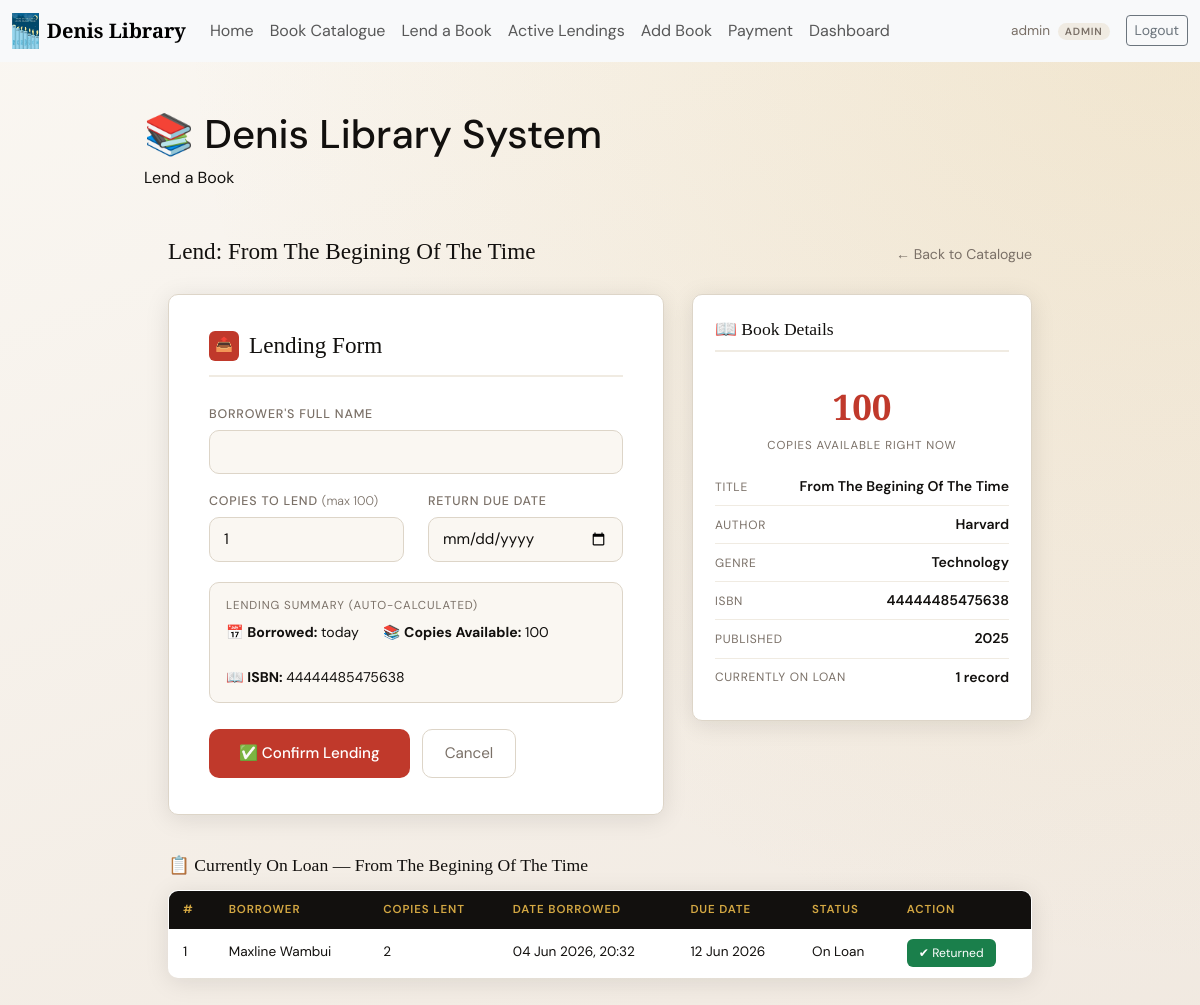
The page /lending/lend/7/ (signed in) on the database its author committed.
### accounts/models.py (models this page shows, shortened)
class CustomUser(AbstractUser):
    ROLE_CHOICES = [
        ('admin',     'Admin'),
        ('librarian', 'Librarian'),
        ('member',    'Member'),
    ]
    role = models.CharField(max_length=20, choices=ROLE_CHOICES, default='member')
    groups = models.ManyToManyField(
        'auth.Group',
        related_name='customuser_set',
        blank=True,
        help_text='The groups this user belongs to.',
        verbose_name='groups',
    )
    user_permissions = models.ManyToManyField(
        'auth.Permission',
        related_name='customuser_set',
        blank=True,
        help_text='Specific permissions for this user.',
        verbose_name='user permissions',
    )
    def is_admin(self):
        return self.role == 'admin'
    def is_librarian(self):
        return self.role == 'librarian'

### borrowed_books/models.py (models this page shows, shortened)
class Book(models.Model):
    GENRE_CHOICES = [
        ('fiction', 'Fiction'),
        ('non_fiction', 'Non-Fiction'),
        ('science', 'Science'),
        ('history', 'History'),
        ('biography', 'Biography'),
        ('technology', 'Technology'),
        ('arts', 'Arts & Literature'),
        ('other', 'Other'),
    ]
    title = models.CharField(max_length=255)
    author = models.CharField(max_length=255)
    isbn = models.CharField(max_length=20, unique=True)
    genre = models.CharField(max_length=50, choices=GENRE_CHOICES, default='other')
    published_year = models.PositiveIntegerField()
    copies_available = models.PositiveIntegerField(default=1)
    description = models.TextField(blank=True)
    date_added = models.DateTimeField(auto_now_add=True)
    class Meta:
        ordering = ['-date_added']

### returned_books/models.py (models this page shows, shortened)
class LendingRecord(models.Model):
    book = models.ForeignKey(
        'borrowed_books.Book',
        on_delete=models.CASCADE,
        related_name='lending_records'
    )
    borrower_name = models.CharField(max_length=255)
    copies_lent   = models.PositiveIntegerField(default=1)
    date_borrowed = models.DateTimeField(default=timezone.now)
    due_date      = models.DateField()
    is_returned   = models.BooleanField(default=False)
    class Meta:
        ordering = ['-date_borrowed']

### returned_books/views.py (the view)
    @login_required
    def wrapper(request, *args, **kwargs):
        if not (request.user.is_librarian() or request.user.is_admin()):
            messages.error(request, 'Access denied. Librarians and admins only.')
            return redirect('dashboard_redirect')
        return view_func(request, *args, **kwargs)

### returned_books/LendingForm.py (shortened to what this page needs)
class LendingForm(forms.ModelForm):
    class Meta:
        model  = LendingRecord
        fields = ['borrower_name', 'copies_lent', 'due_date']
        widgets = {
            'due_date': forms.DateInput(attrs={'type': 'date'}),
        }
    def __init__(self, *args, book=None, **kwargs):
        self.book = book
        super().__init__(*args, **kwargs)
        self.fields['copies_lent'].widget.attrs['min'] = 1
        if book:
            self.fields['copies_lent'].widget.attrs['max'] = book.copies_available

### returned_books/views.py (called while the page is built)
def _librarian_or_admin_required(view_func):
    @login_required
    def wrapper(request, *args, **kwargs):
        if not (request.user.is_librarian() or request.user.is_admin()):
            messages.error(request, 'Access denied. Librarians and admins only.')
            return redirect('dashboard_redirect')
        return view_func(request, *args, **kwargs)
    wrapper.__name__ = view_func.__name__
    return wrapper

### returned_books/templates/LendBook.html (shortened to what this page needs)
{% extends 'base.html' %}
{% block content %}
<header>
  <h1>📚 Denis Library System</h1>
  <span>Lend a Book</span>
</header>
<main>
  <div class="section-header" style="margin-bottom:20px;">
    <h2>Lend: {{ book.title }}</h2>
    <a href="{% url 'LendingCatalogue' %}"
       style="margin-left:auto; text-decoration:none; color:var(--muted); font-size:.88rem;">
      ← Back to Catalogue
    </a>
  </div>
  <div class="lend-layout">
    <div class="form-card" style="margin-bottom:0;">
      <h2><span class="icon">📤</span> Lending Form</h2>
      <form method="POST" novalidate>
        <div class="form-grid">
          <div class="full">
            <label for="{{ form.borrower_name.id_for_label }}">Borrower's Full Name</label>
            {{ form.borrower_name }}
          </div>
          <div>
            <label for="{{ form.copies_lent.id_for_label }}">
              Copies to Lend
              <span style="font-weight:300;text-transform:none;letter-spacing:0">
                (max {{ book.copies_available }})
              </span>
            </label>
            {{ form.copies_lent }}
          </div>
          <div>
            <label for="{{ form.due_date.id_for_label }}">Return Due Date</label>
            {{ form.due_date }}
          </div>
        </div>
        <div style="margin-top:20px; padding:14px 16px; background:var(--paper);
                    border:1px solid var(--border); border-radius:var(--radius);">
          <div style="font-size:.72rem; text-transform:uppercase; letter-spacing:.9px;
                      color:var(--muted); margin-bottom:8px;">Lending Summary (auto-calculated)</div>
          <div style="display:flex; gap:24px; flex-wrap:wrap; font-size:.88rem;">
            <span>📅 <strong>Borrowed:</strong> today</span>
            <span>📚 <strong>Copies Available:</strong> {{ book.copies_available }}</span>
            <span>📖 <strong>ISBN:</strong> {{ book.isbn }}</span>
          </div>
        </div>
        <div class="form-actions">
          <button type="submit" class="btn-primary">✅ Confirm Lending</button>
          <a href="{% url 'LendingCatalogue' %}"
             style="display:inline-flex;align-items:center;padding:12px 22px;
                    border-radius:var(--radius);text-decoration:none;
                    border:1.5px solid var(--border);color:var(--muted);font-size:.95rem;">
            Cancel
          </a>
        </div>
      </form>
    </div>
    <div class="book-info-panel">
      <h3>📖 Book Details</h3>
      <div class="copies-big">{{ book.copies_available }}</div>
      <div class="copies-label">Copies Available Right Now</div>
      <div class="info-row">
        <span class="lbl">Title</span>
        <span class="val">{{ book.title }}</span>
      </div>
      <div class="info-row">
        <span class="lbl">Author</span>
        <span class="val">{{ book.author }}</span>
      </div>
      <div class="info-row">
        <span class="lbl">Genre</span>
        <span class="val">{{ book.get_genre_display }}</span>
      </div>
      <div class="info-row">
        <span class="lbl">ISBN</span>
        <span class="val">{{ book.isbn }}</span>
      </div>
      <div class="info-row">
        <span class="lbl">Published</span>
        <span class="val">{{ book.published_year }}</span>
      </div>
      <div class="info-row">
        <span class="lbl">Currently On Loan</span>
        <span class="val">{{ active_lendings.count }} record{{ active_lendings.count|pluralize }}</span>
      </div>
    </div>
  </div>
  {% if active_lendings %}
    <div class="history-section">
      <h3>📋 Currently On Loan — {{ book.title }}</h3>
      <table class="history-table">
        <thead>
          <tr>
            <th>#</th>
            <th>Borrower</th>
            <th>Copies Lent</th>
            <th>Date Borrowed</th>
            <th>Due Date</th>
            <th>Status</th>
            <th>Action</th>
          </tr>
        </thead>
        <tbody>
          {% for record in active_lendings %}
            <tr>
              <td>{{ forloop.counter }}</td>
              <td>{{ record.borrower_name }}</td>
              <td>{{ record.copies_lent }}</td>
              <td>{{ record.date_borrowed|date:"d M Y, H:i" }}</td>
              <td>
                {% if record.due_date < today %}
                  <span class="overdue">{{ record.due_date|date:"d M Y" }} ⚠ Overdue</span>
                {% else %}
                  {{ record.due_date|date:"d M Y" }}
                {% endif %}
              </td>
              <td>
                {% if record.due_date < today %}
                  <span class="overdue">Overdue</span>
                {% else %}
                  On Loan
                {% endif %}
              </td>
              <td>
                <form method="POST" action="{% url 'MarkReturned' record.pk %}" style="display:inline;">
                  <button type="submit" class="btn-return">✔ Returned</button>
                </form>
              </td>
            </tr>
          {% endfor %}
        </tbody>
      </table>
    </div>
  {% endif %}
</main>
{% now "Y-m-d" as today %}
{% endblock %}

### borrowed_books/templates/base.html (shortened to what this page needs)
<!DOCTYPE html>
{% load static %}
<html lang="en">
<head>
    <link rel="stylesheet" href="https://cdn.jsdelivr.net/npm/bootstrap@5.3.8/dist/css/bootstrap.min.css">
</head>
<body>
<nav class="navbar navbar-expand-lg bg-body-tertiary">
  <div class="container-fluid">
    <a class="navbar-brand d-flex align-items-center gap-2" href="{% url 'index' %}">
      <img src="{% static 'image/22a15976f2a206610b2c127e867164bd.jpg' %}" alt="Denis Library Logo" height="36" style="object-fit:contain;">
      <span style="font-family:'Playfair Display',serif;font-weight:700;">Denis Library</span>
    </a>
    <div class="collapse navbar-collapse" id="nav">
      <ul class="navbar-nav me-auto mb-2 mb-lg-0">
        <li class="nav-item">
          <a class="nav-link" href="{% url 'index' %}">Home</a>
        </li>
        {% if user.is_authenticated %}
          {% if user.role == 'admin' or user.role == 'librarian' %}
            <li class="nav-item"><a class="nav-link" href="{% url 'BookCatalogue' %}">Book Catalogue</a></li>
            <li class="nav-item"><a class="nav-link" href="{% url 'LendingCatalogue' %}">Lend a Book</a></li>
            <li class="nav-item"><a class="nav-link" href="{% url 'ActiveLendings' %}">Active Lendings</a></li>
          {% endif %}
          {% if user.role == 'admin' %}
            <li class="nav-item"><a class="nav-link" href="{% url 'Addbook' %}">Add Book</a></li>
          {% endif %}
          {% if user.role == 'admin' or user.role == 'librarian' %}
            <li class="nav-item"><a class="nav-link" href="{% url 'payment' %}">Payment</a></li>
          {% endif %}
          <li class="nav-item">
            <a class="nav-link" href="{% url 'dashboard_redirect' %}">Dashboard</a>
          </li>
        {% endif %}
      </ul>
      <div class="d-flex align-items-center gap-2">
        {% if user.is_authenticated %}
          <span class="navbar-text me-2" style="font-size:.85rem;color:var(--muted);">
            {{ user.username }}
            <span style="background:var(--cream);color:var(--muted);font-size:.65rem;font-weight:600;letter-spacing:.8px;text-transform:uppercase;padding:2px 7px;border-radius:20px;margin-left:4px;">{{ user.get_role_display }}</span>
          </span>
          <a href="{% url 'logout' %}" class="btn btn-sm btn-outline-secondary">Logout</a>
        {% else %}
          <a href="{% url 'login' %}"    class="btn btn-sm btn-outline-secondary">Login</a>
          <a href="{% url 'register' %}" class="btn btn-sm" style="background:var(--rust);color:#fff;border:none;">Register</a>
        {% endif %}
      </div>
    </div>
  </div>
</nav>
<main>
  {% block content %}
  {% endblock %}
</main>
</body>
</html>

### borrowed_books/templates/base.html (style rules this page uses)
:root { --ink: #12100e; --paper: #faf7f2; --cream: #f0ebe2; --rust: #c0392b; --rust-lt: #e74c3c; --gold: #d4a843; --muted: #7a7067; --border: #ddd5c8; --radius: 10px; --shadow: 0 4px 24px rgba(18,16,14,.10); --card-w: 240px; }
*, *::before, *::after { box-sizing: border-box; margin: 0; padding: 0; }
body { font-family: 'DM Sans', sans-serif; background: radial-gradient(ellipse at top right, rgba(212,168,67,0.18) 0%, transparent 60%), linear-gradient(160deg, #faf7f2 0%, #f0e8df 100%); background-attachment: fixed; color: var(--ink); min-height: 100vh; }
main { max-width: 960px; margin: 0 auto; padding: 48px 24px 80px; }
.form-card { background:#fff; border:1px solid var(--border); border-radius:var(--radius); padding:36px 40px; box-shadow:var(--shadow); margin-bottom:60px; }
.form-card h2 { font-family:'Playfair Display',serif; font-size:1.45rem; margin-bottom:28px; padding-bottom:14px; border-bottom:2px solid var(--cream); display:flex; align-items:center; gap:10px; }
.form-card h2 .icon { width:30px;height:30px;background:var(--rust);border-radius:6px;display:grid;place-items:center;font-size:14px;color:#fff; }
.form-grid { display:grid; grid-template-columns:1fr 1fr; gap:18px 24px; }
.form-grid .full { grid-column:1/-1; }
label { display:block; font-size:.78rem; font-weight:500; letter-spacing:.8px; text-transform:uppercase; color:var(--muted); margin-bottom:6px; }
input, select, textarea { width:100%; padding:10px 14px; border:1.5px solid var(--border); border-radius:var(--radius); font-family:'DM Sans',sans-serif; font-size:.95rem; background:var(--paper); color:var(--ink); transition:border-color .2s,box-shadow .2s; outline:none; }
.form-actions { margin-top:26px; display:flex; gap:12px; }
.btn-primary { background:var(--rust); color:#fff; border:none; padding:12px 30px; border-radius:var(--radius); font-family:'DM Sans',sans-serif; font-size:.95rem; font-weight:500; cursor:pointer; transition:background .2s,transform .1s; }
.section-header { display:flex; align-items:baseline; gap:12px; margin-bottom:22px; }
.section-header h2 { font-family:'Playfair Display',serif; font-size:1.45rem; }

### returned_books/templates/LendBook.html (style rules this page uses)
main { max-width: 960px; }
.lend-layout { display: grid; grid-template-columns: 1fr 340px; gap: 28px; align-items: start; margin-bottom: 40px; }
.book-info-panel { background: #fff; border: 1px solid var(--border); border-radius: var(--radius); padding: 24px 22px; box-shadow: var(--shadow); }
.book-info-panel h3 { font-family: 'Playfair Display', serif; font-size: 1.1rem; margin-bottom: 16px; padding-bottom: 10px; border-bottom: 2px solid var(--cream); }
.info-row { display: flex; justify-content: space-between; align-items: center; padding: 8px 0; border-bottom: 1px solid var(--cream); font-size: .88rem; }
.info-row:last-child { border-bottom: none; }
.info-row .lbl { color: var(--muted); font-size: .75rem; text-transform: uppercase; letter-spacing: .7px; }
.info-row .val { font-weight: 600; color: var(--ink); }
.copies-big { font-size: 2.2rem; font-weight: 700; font-family: 'Playfair Display', serif; color: var(--rust); text-align: center; padding: 12px 0 4px; }
.copies-label { text-align: center; font-size: .72rem; text-transform: uppercase; letter-spacing: .9px; color: var(--muted); margin-bottom: 14px; }
.history-section { margin-top: 36px; }
.history-section h3 { font-family: 'Playfair Display', serif; font-size: 1.1rem; margin-bottom: 14px; }
.history-table { width: 100%; border-collapse: collapse; font-size: .85rem; background: #fff; border: 1px solid var(--border); border-radius: var(--radius); overflow: hidden; box-shadow: var(--shadow); }
.history-table th { background: var(--ink); color: var(--gold); text-align: left; padding: 10px 14px; font-size: .72rem; text-transform: uppercase; letter-spacing: .9px; font-weight: 600; }
.history-table td { padding: 10px 14px; border-bottom: 1px solid var(--cream); color: var(--ink); }
.history-table tr:last-child td { border-bottom: none; }
.btn-return { background: #1a7f4b; color: #fff; border: none; padding: 5px 12px; border-radius: 6px; font-size: .76rem; cursor: pointer; transition: opacity .15s; }

### rows shown on the page
CustomUser: username "admin", role "ADMIN"
Book: title "From The Begining Of The Time", copies_available "100", isbn "44444485475638", author "Harvard", genre "Technology", published_year "2025"
LendingRecord: borrower_name "Maxline Wambui", copies_lent "2", date_borrowed "04 Jun 2026, 20:32", due_date "12 Jun 2026", shows "On Loan"

### other values the page prints
{{ active_lendings.count }} "1"
